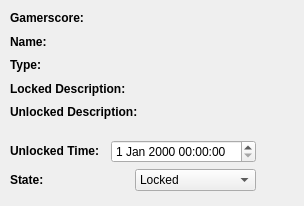
<?xml version="1.0" encoding="UTF-8"?>
<ui version="4.0">
 <class>Dialog</class>
 <widget class="QDialog" name="Dialog">
  <property name="geometry">
   <rect>
    <x>0</x>
    <y>0</y>
    <width>304</width>
    <height>206</height>
   </rect>
  </property>
  <property name="windowTitle">
   <string>Dialog</string>
  </property>
  <widget class="QWidget" name="">
   <property name="geometry">
    <rect>
     <x>10</x>
     <y>10</y>
     <width>127</width>
     <height>111</height>
    </rect>
   </property>
   <layout class="QVBoxLayout" name="verticalLayout">
    <item>
     <widget class="QLabel" name="label">
      <property name="text">
       <string>&lt;b&gt;Gamerscore: &lt;/b&gt;</string>
      </property>
     </widget>
    </item>
    <item>
     <widget class="QLabel" name="label_2">
      <property name="text">
       <string>&lt;b&gt;Name: &lt;/b&gt;</string>
      </property>
     </widget>
    </item>
    <item>
     <widget class="QLabel" name="label_6">
      <property name="text">
       <string>&lt;b&gt;Type: &lt;/b&gt;</string>
      </property>
     </widget>
    </item>
    <item>
     <widget class="QLabel" name="label_3">
      <property name="text">
       <string>&lt;b&gt;Locked Description: &lt;/b&gt;</string>
      </property>
     </widget>
    </item>
    <item>
     <widget class="QLabel" name="label_4">
      <property name="text">
       <string>&lt;b&gt;Unlocked Description: &lt;/b&gt;</string>
      </property>
     </widget>
    </item>
   </layout>
  </widget>
  <widget class="QWidget" name="">
   <property name="geometry">
    <rect>
     <x>10</x>
     <y>140</y>
     <width>246</width>
     <height>52</height>
    </rect>
   </property>
   <layout class="QVBoxLayout" name="verticalLayout_2">
    <item>
     <layout class="QHBoxLayout" name="horizontalLayout">
      <item>
       <widget class="QLabel" name="label_5">
        <property name="text">
         <string>&lt;b&gt;Unlocked Time: &lt;/b&gt;</string>
        </property>
       </widget>
      </item>
      <item>
       <widget class="QDateTimeEdit" name="dateTimeEdit"/>
      </item>
     </layout>
    </item>
    <item>
     <layout class="QHBoxLayout" name="horizontalLayout_2">
      <item>
       <widget class="QLabel" name="label_7">
        <property name="text">
         <string>&lt;b&gt;State: &lt;/b&gt;</string>
        </property>
       </widget>
      </item>
      <item>
       <widget class="QComboBox" name="comboBox">
        <item>
         <property name="text">
          <string>Locked</string>
         </property>
        </item>
        <item>
         <property name="text">
          <string>Unlocked Online</string>
         </property>
        </item>
        <item>
         <property name="text">
          <string>Unlocked Offline</string>
         </property>
        </item>
       </widget>
      </item>
     </layout>
    </item>
   </layout>
  </widget>
 </widget>
 <resources/>
 <connections/>
</ui>
